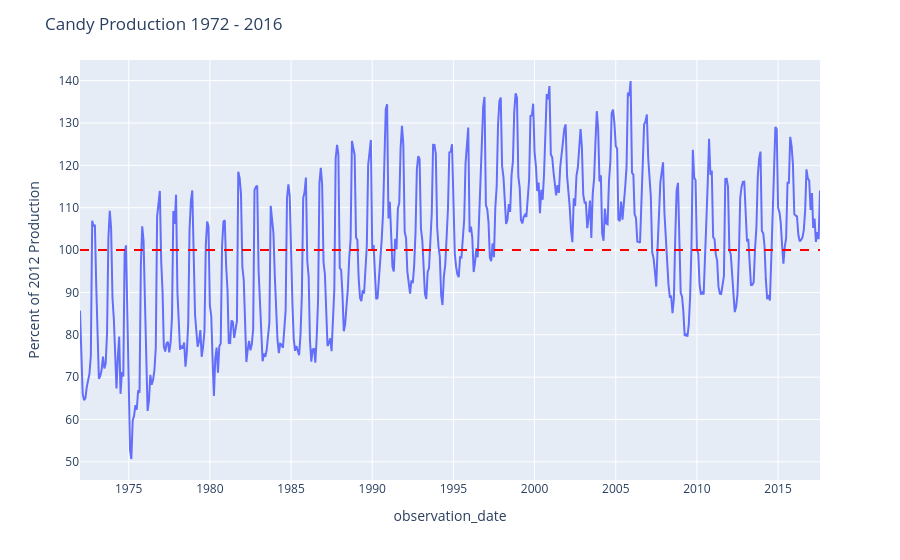

The notebook cell this image was saved under:
### Markdown cell above
## Monthly US Candy Production 1972 - 2016

### Code cell
candy_df= pd.read_csv('assets/candy_production.csv')

candy_df.head()

fig = px.line(candy_df,
              x="observation_date",
              y="IPG3113N")

fig.update_layout(title='Candy Production 1972 - 2016',
                  yaxis_title='Percent of 2012 Production')

fig.add_hline(y=100, line_width=2, line_dash="dash", line_color="red")

fig.show()

### Figure 1 — Plotly figure (JSON) as saved in the notebook; plotly's stock layout.template omitted (floating-point values rounded to 4 significant figures; data arrays with more than 128 entries replaced by an {"elided": "..."} marker saying what was removed)
{"data": [{"hovertemplate": "observation_date=%{x}<br>IPG3113N=%{y}<extra></extra>", "legendgroup": "", "line": {"color": "#636efa", "dash": "solid"}, "marker": {"symbol": "circle"}, "mode": "lines", "name": "", "orientation": "v", "showlegend": false, "type": "scatter", "x": {"elided": "548 str values"}, "xaxis": "x", "y": {"elided": "548 float values"}, "yaxis": "y"}], "layout": {"autosize": true, "legend": {"tracegroupgap": 0}, "margin": {"t": 60}, "shapes": [{"line": {"color": "red", "dash": "dash", "width": 2}, "type": "line", "x0": 0, "x1": 1, "xref": "x domain", "y0": 100, "y1": 100, "yref": "y"}], "title": {"text": "Candy Production 1972 - 2016"}, "xaxis": {"anchor": "y", "autorange": true, "domain": [0, 1], "range": ["1972-01-01", "2017-08-01"], "title": {"text": "observation_date"}, "type": "date"}, "yaxis": {"anchor": "x", "autorange": true, "domain": [0, 1], "range": [45.71, 144.9], "title": {"text": "Percent of 2012 Production"}, "type": "linear"}}}
